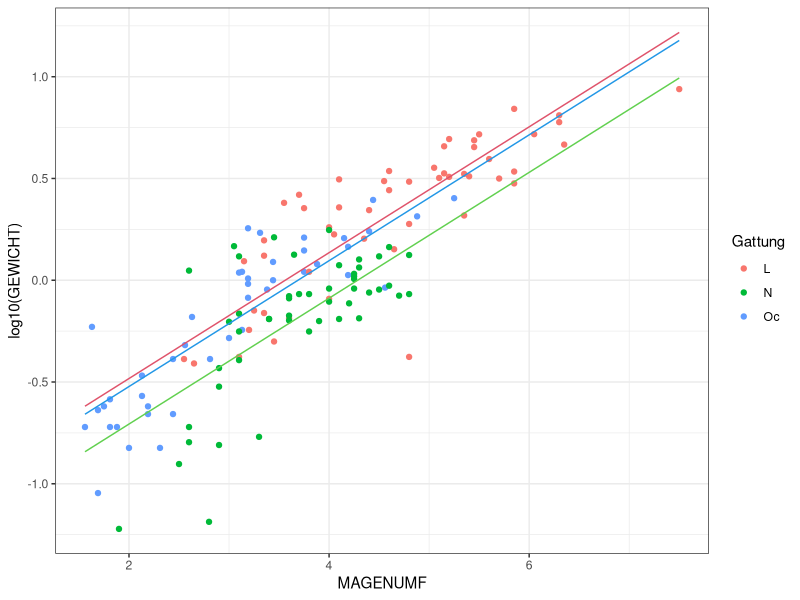
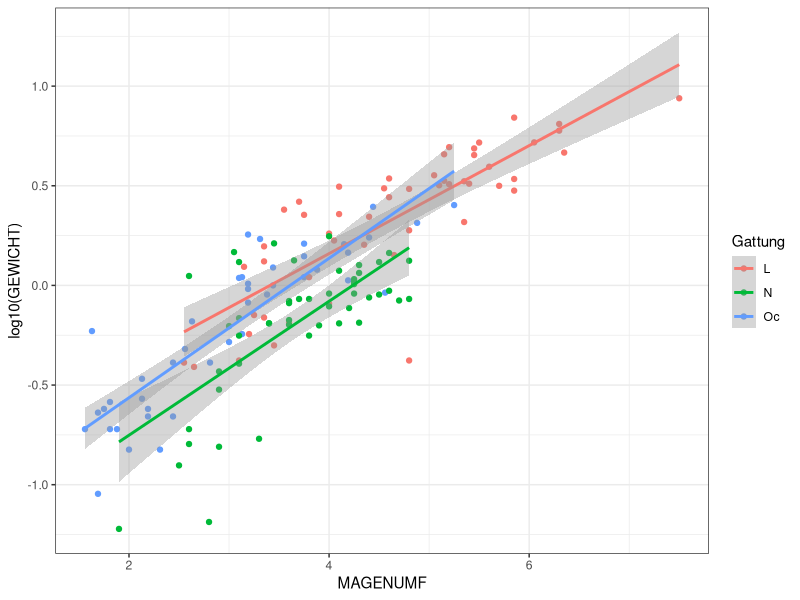
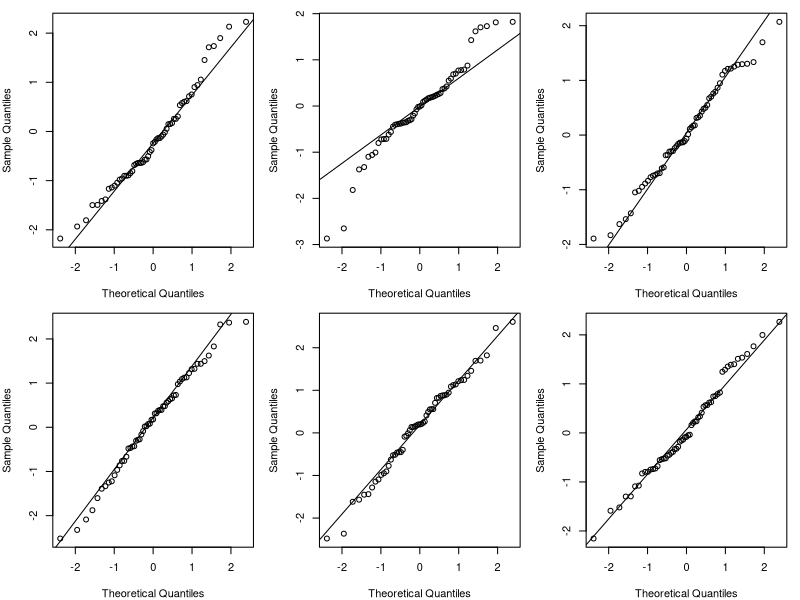
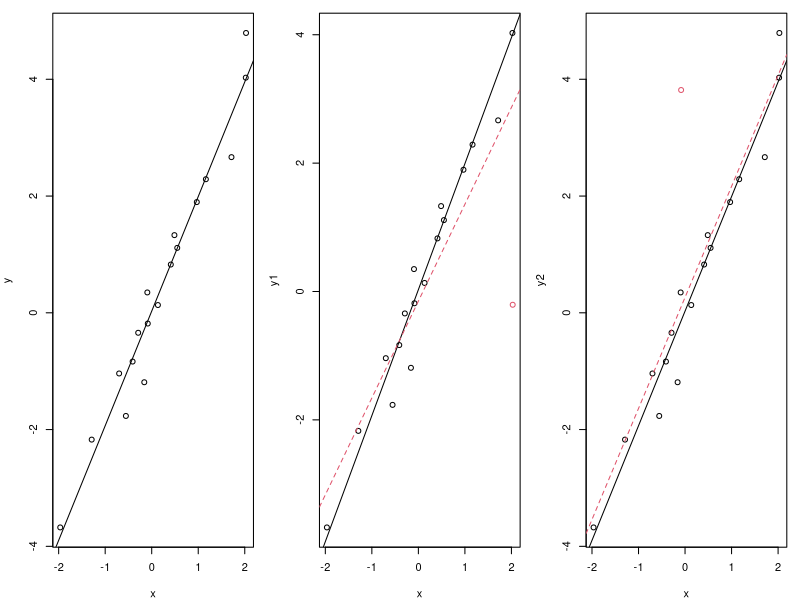

Here is the R script that generated these plots, in order:
## ---- chunk 1
knitr::opts_chunk$set(echo = TRUE)
options(xtable.comment = FALSE)
## ---- chunk 2

library(ggplot2)
d.wurm <- read.table ("../../../5_some_examples/data_examples/ancova/Projekt6Regenwuermer/RegenwuermerDaten_Haupt.txt",header=T)
d.wurm[d.wurm$Gattung=="N","GEWICHT"] <- d.wurm[d.wurm$Gattung=="N","GEWICHT"]*0.5
r.lm <- lm(log10(GEWICHT) ~  MAGENUMF + Gattung,d.wurm)
cc <- r.lm$coefficients
ggplot(d.wurm,aes(x=MAGENUMF,y=log10(GEWICHT),colour=Gattung)) + geom_point() + geom_line(aes(y=cc[1]+cc[2]*MAGENUMF),colour=2)  + geom_line(aes(y=cc[1]+cc[3]+cc[2]*MAGENUMF),colour=3)  + geom_line(aes(y=cc[1]+cc[4] + cc[2]*MAGENUMF),colour=4) + theme_bw()

## ---- chunk 3
library(ggplot2)
library(dplyr)
ggplot(d.wurm,aes(x=MAGENUMF,y=log10(GEWICHT),colour=Gattung)) + geom_point() + geom_smooth(method="lm") + theme_bw()

## ---- chunk 4
print('Missing HG_URING.csv')
#path <- "../../data_examples/Hg/"
#d.hg <- read.table(paste(path,"Hg_urin.csv",sep=""),header=T, sep=",")
#d.hg <- d.hg[,c(1,2,5,6,7,8,10)]
#names(d.hg) <- c("Hg_urin", "Hg_soil", "smoking","amalgam", "age", "fish","mother")
#d.hg <- mutate(d.hg,mother=factor(mother))
#ggplot(d.hg,aes(x=age,y=log(Hg_urin),colour=mother)) + geom_point() + geom_smooth(method="lm") + theme_bw()
## ---- chunk 5
print("Missing HG DATA")
#r.hg <- lm(log(Hg_urin)~  mother + age + age:mother,d.hg)
#summary(r.hg)$coef
## ---- chunk 6
print('MISSING HG DATA')
#r.hg <- lm(log(Hg_urin)~  mother * age + smoking + amalgam + fish,d.hg)
## ---- chunk 7
print('missing HG DATA')
#library(biostatUZH)
#tableRegression(r.hg)
## ---- chunk 8
print('missing HG DATA')
#library(ggfortify)
#autoplot(r.hg,which=c(1,2),smooth.col=NA)
## ---- chunk 9
print('missing HG data')
#library(ggfortify)
#path <- "../../data_examples/Hg/"
#d.hg <- read.table(paste(path,"Hg_urin.csv",sep=""),header=T, sep=",")
#d.hg.m <- d.hg[d.hg$mother==1,-c(3,4,9,10,11)]
#names(d.hg.m) <- c("Hg_urin", "Hg_soil", "smoking","amalgam", "age", "fish")
## ---- chunk 10
library(ggplot2)
library(gridExtra)
print('Missing HG data')
#d1 <- data.frame(obsNr= 1:length(residuals(r1.urin.mother)), 
#                 resid = residuals(r1.urin.mother),
#                 amalgam = d.hg.m$amalgam,
#                 fish = d.hg.m$fish)
#p1 <- ggplot(d1, aes(x=obsNr,y=resid))+  geom_point() +  geom_hline(yintercept = 0,linetype=2,size=0.3,col=2) +
#  xlab("Observation number (time)") +
#  ylab("Residuals")
#p2 <- ggplot(d1, aes(x=amalgam,y=resid))+  geom_point() +  geom_hline(yintercept = 0,linetype=2,size=0.3,col=2) +
#  xlab("No. of amalgam fillings") +
#  ylab("")
#p3 <- ggplot(d1, aes(x=fish,y=resid))+  geom_point() +  geom_hline(yintercept = 0,linetype=2,size=0.3,col=2) +
#  xlab("No. of fish meals/month") +
#  ylab("")
#grid.arrange(p1, p2, p3, ncol=3)
## ---- chunk 11
print('Missing HG data')
#library(ggfortify)
#autoplot(r1.urin.mother,2) + theme_bw()
## ---- chunk 12
set.seed(390457)
par(mfrow=c(2,3),mar=c(4,4,1,1))
for (ii in 1:6){
  ss <- rnorm(59)
qqnorm(ss,main="")
qqline(ss,xlab="")
}
## ---- chunk 13
print('missing HG data')
#autoplot(r1.urin.mother,which=3) + theme_bw()
## ---- chunk 14
set.seed(37489)
par(mfrow=c(1,3),mar=c(4,4,1,1))
x <- sort(rnorm(18))
y <- 2*x + rnorm(18,0,0.4)
plot(y~x)
abline(lm(y~x))
y1 <- y
y1[18] <- y[18] -5
plot(y1~x,col=c(rep(1,17),2))
abline(lm(y~x))
abline(lm(y1~x),col=2,lty=2)
y2 <- y
y2[9] <- y2[9] + 4
plot(y2~x,col=c(rep(1,8),2,rep(1,9)))
abline(lm(y~x))
abline(lm(y2~x),col=2,lty=2)
## ---- chunk 15
print('Missing HG data')
#autoplot(r1.urin.mother,which=5)
## ---- chunk 16
print('missing HG data')
#r2.urin.mother <- lm(Hg_urin ~  smoking  + amalgam + fish,data=d.hg.m)
## ---- chunk 17
print('missing HG data')
#autoplot(r2.urin.mother) + theme_bw()
## ---- chunk 18
print('missing HG data')
#r3.urin.mother <- lm(log10(Hg_urin) ~  smoking  + amalgam + fish,data=d.hg.m)
## ---- chunk 19
print('missing HG data')
#autoplot(r3.urin.mother,smooth.colour=NA) + theme_bw()
## ---- chunk 20
print('missing HG data')
#r4.urin.mother <- lm(log10(Hg_urin) ~  smoking + sqrt(amalgam) + sqrt(fish),data=d.hg.m)
## ---- chunk 21
print('missing HG data')
#autoplot(r4.urin.mother,smooth.colour=NA) + theme_bw()
## ---- chunk 22
print('missing HG data')
#d.hg.m["106","amalgam"]<-5
#r5.urin.mother <- lm(log10(Hg_urin) ~  smoking + sqrt(amalgam) + sqrt(fish),data=d.hg.m)
## ---- chunk 23
print('missing HG data')
#autoplot(r5.urin.mother,smooth.colour=NA) + theme_bw()
